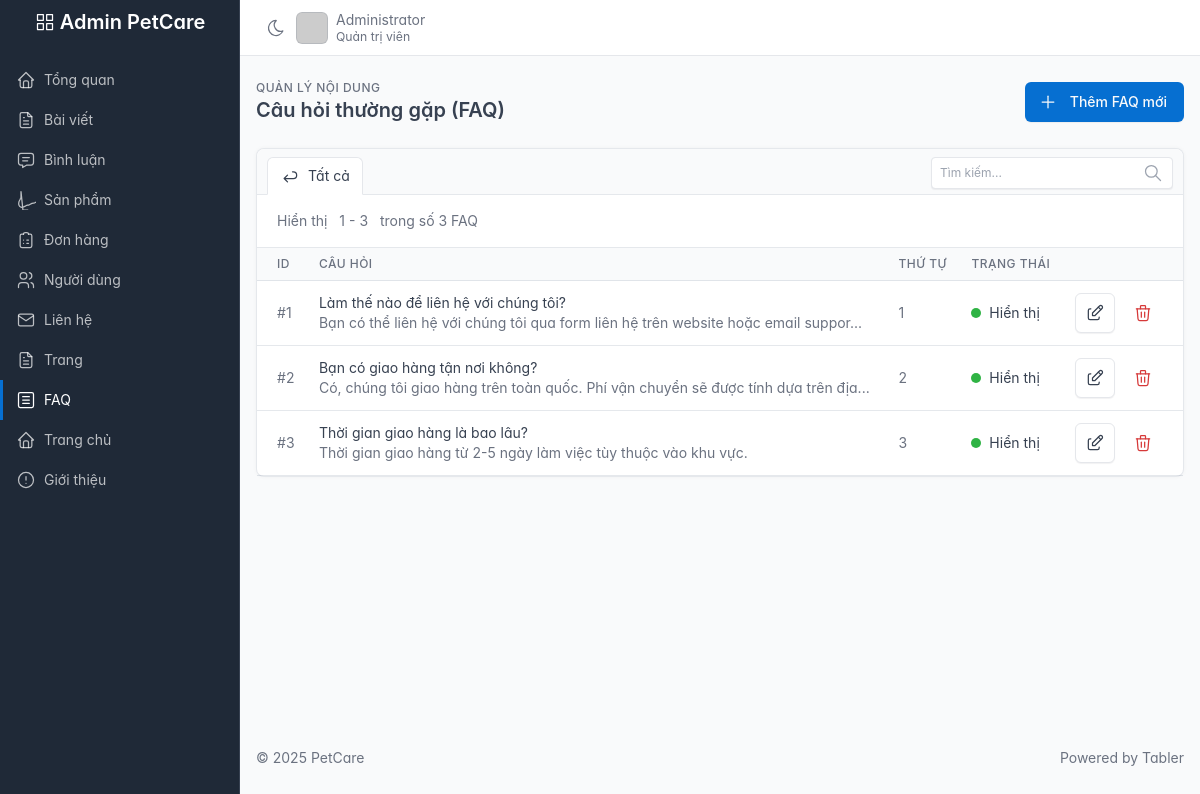
The app's page /public/admin/faqs (signed in) with its own data.
### tables this page shows
CREATE TABLE IF NOT EXISTS faqs (
    id BIGINT UNSIGNED AUTO_INCREMENT PRIMARY KEY,
    question VARCHAR(255) NOT NULL,
    answer TEXT NOT NULL,
    display_order INT UNSIGNED DEFAULT 0,
    status ENUM('active', 'inactive') DEFAULT 'active',
    created_at TIMESTAMP DEFAULT CURRENT_TIMESTAMP,
    updated_at TIMESTAMP NULL ON UPDATE CURRENT_TIMESTAMP,
    INDEX idx_status (status),
    INDEX idx_order (display_order)
);

### app/views/admin/faqs/index.php (the view, shortened to what the rows shown need)
<?php
$faqs = $faqs ?? [];
?>
<div class="page-header d-print-none">
    <div class="container-xl">
        <div class="row g-2 align-items-center">
            <div class="col">
                <h2 class="page-title">
                    Câu hỏi thường gặp (FAQ)
                </h2>
            </div>
        </div>
    </div>
</div>
<div class="page-body">
    <div class="container-xl">
        <div class="card">
            <div class="table-responsive">
                <table class="table table-vcenter table-mobile-md card-table">
                    <thead>
                        <tr>
                            <th>ID</th>
                            <th>Câu hỏi</th>
                            <th>Thứ tự</th>
                            <th>Trạng thái</th>
                            <th class="w-1"></th>
                        </tr>
                    </thead>
                    <tbody>
                        <?php if (empty($faqs)): ?>
                            <tr>
                                <td colspan="5" class="text-center">
                                    <div class="empty">
                                        <div class="empty-icon">
                                            <svg xmlns="http://www.w3.org/2000/svg" class="icon" width="24" height="24" viewBox="0 0 24 24" stroke-width="2" stroke="currentColor" fill="none" stroke-linecap="round" stroke-linejoin="round"><path stroke="none" d="M0 0h24v24H0z" fill="none"/><path d="M8 8m0 1a1 1 0 0 1 1 -1h6a1 1 0 0 1 1 1v6a1 1 0 0 1 -1 1h-6a1 1 0 0 1 -1 -1z" /><path d="M12 12m-4 0a4 4 0 1 0 8 0a4 4 0 1 0 -8 0" /><path d="M3 12h1m17 0h1m-9.238 -6.618l-1.677 2.902m6.677 0l-1.677 -2.902" /></svg>
                                        </div>
                                        <p class="empty-title">Không tìm thấy FAQ nào</p>
                                        <p class="empty-subtitle text-secondary">
                                            Hãy thử điều chỉnh bộ lọc hoặc tìm kiếm của bạn
                                        </p>
                                        <div class="empty-action">
                                            <a href="<?= BASE_URL ?>admin/faqs/create" class="btn btn-primary">
                                                <svg xmlns="http://www.w3.org/2000/svg" class="icon" width="24" height="24" viewBox="0 0 24 24" stroke-width="2" stroke="currentColor" fill="none" stroke-linecap="round" stroke-linejoin="round"><path stroke="none" d="M0 0h24v24H0z" fill="none"/><path d="M12 5l0 14" /><path d="M5 12l14 0" /></svg>
                                                Thêm FAQ đầu tiên
                                            </a>
                                        </div>
                                    </div>
                                </td>
                            </tr>
                        <?php else: ?>
                            <?php foreach ($faqs as $faq): ?>
                                <tr>
                                    <td>
                                        <span class="text-secondary">#<?= $faq['id'] ?></span>
                                    </td>
                                    <td>
                                        <div class="font-weight-medium"><?= htmlspecialchars($faq['question']) ?></div>
                                        <div class="text-secondary text-xs">
                                            <?= htmlspecialchars(mb_substr($faq['answer'], 0, 80)) ?><?= mb_strlen($faq['answer']) > 80 ? '...' : '' ?>
                                        </div>
                                    </td>
                                    <td>
                                        <span class="text-secondary"><?= $faq['display_order'] ?? 0 ?></span>
                                    </td>
                                    <td>
                                        <?php if (($faq['status'] ?? 'active') === 'active'): ?>
                                            <span class="badge bg-success me-1"></span> Hiển thị
                                        <?php else: ?>
                                            <span class="badge bg-secondary me-1"></span> Ẩn
                                        <?php endif; ?>
                                    </td>
                                    <td>
                                        <div class="btn-list flex-nowrap justify-content-end">
                                            <a href="<?= BASE_URL ?>admin/faqs/edit?id=<?= $faq['id'] ?>"
                                               class="btn btn-icon" data-bs-toggle="tooltip" data-bs-placement="top" title="Chỉnh sửa">
                                            </a>
                                            <button type="button" class="btn btn-icon btn-ghost-danger"
                                                    onclick="deleteFAQ(<?= $faq['id'] ?>, '<?= htmlspecialchars(addslashes($faq['question'])) ?>')"
                                                    data-bs-toggle="tooltip" data-bs-placement="top" title="Xóa">
                                            </button>
                                        </div>
                                    </td>
                                </tr>
                            <?php endforeach; ?>
                        <?php endif; ?>
                    </tbody>
                </table>
            </div>
        </div>
    </div>
</div>

### records on screen
faqs: id "1", question "Làm thế nào để liên hệ với chúng tôi?", answer "Bạn có thể liên hệ với chúng tôi qua form liên hệ trên website hoặc email suppor", display_order "1", status "active" (drawn)
faqs: id "2", question "Bạn có giao hàng tận nơi không?", answer "Có, chúng tôi giao hàng trên toàn quốc. Phí vận chuyển sẽ được tính dựa trên địa", display_order "2", status "active" (drawn)
faqs: id "3", question "Thời gian giao hàng là bao lâu?", answer "Thời gian giao hàng từ 2-5 ngày làm việc tùy thuộc vào khu vực.", display_order "3", status "active" (drawn)

### other values on screen
APP_NAME "PetCare"
$_SESSION['user_name'] "Administrator"
$start "1"
$end "3"
$total "3"
